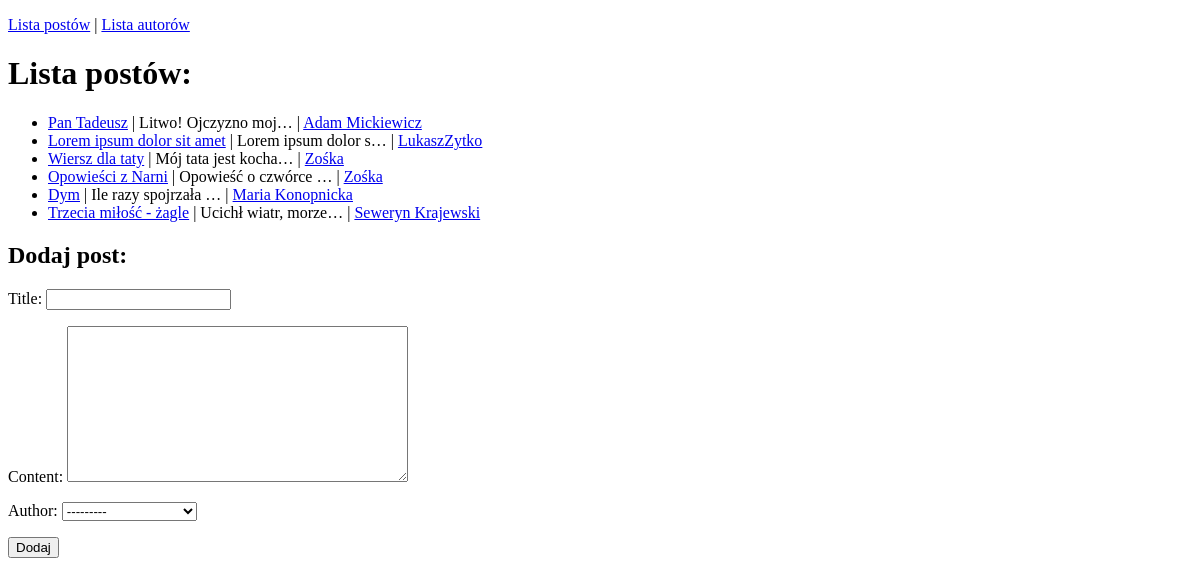
The page /blog/posts-list/ on the database as committed earlier.
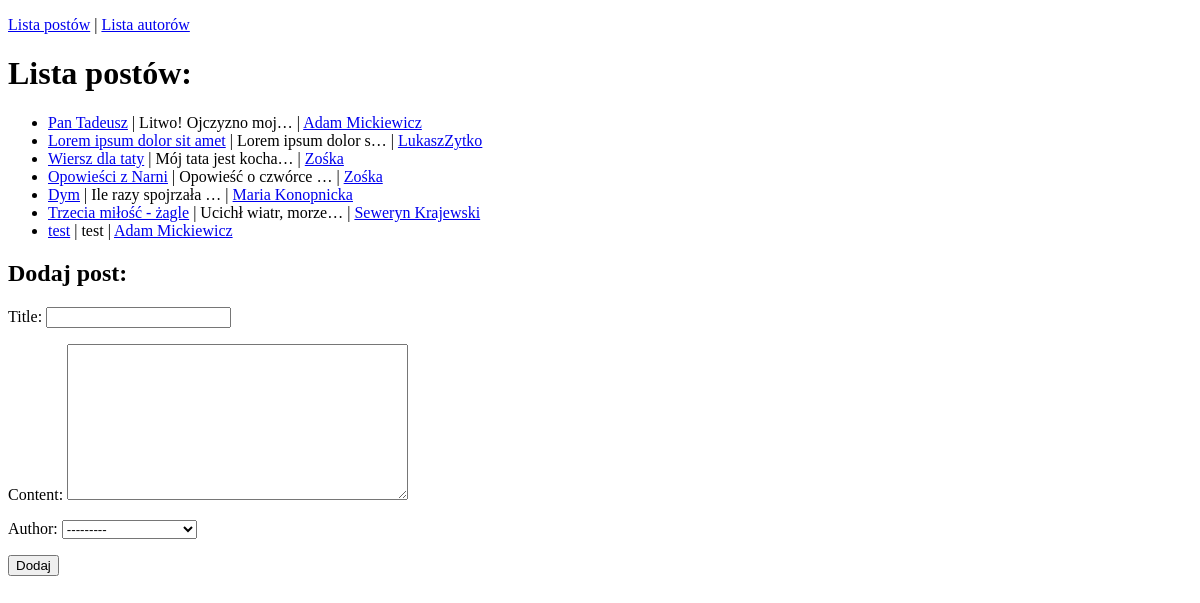
The same page on the database as committed later.
### posts/models.py (models this page shows, shortened)
class Post(models.Model):
    title = models.CharField(
        max_length=65,
        unique=True
    )
    content = models.TextField()
    create = models.DateTimeField(auto_now_add=True)
    modified = models.DateTimeField(
        auto_now=True,
        blank=True,
        null=True
    )
    author = models.ForeignKey(
        "posts.Author",
        on_delete=models.CASCADE,
        blank=True,
        null=True
    )

class Author(models.Model):
    nick = models.CharField(max_length=25, unique=True)
    bio = models.TextField(
        blank=True,
        null=True
    )
    email = models.EmailField()
    def __str__(self):
        return f"{self.nick}"

### posts/views.py (the view, shortened to what this page needs)
# urls.py: path("posts-list/", posts_list, name="posts_list"),
def posts_list(request):
    posts = Post.objects.all()
    post_form = PostForm()
    return render(
        request=request,
        template_name="posts/posts_list.html",
        context={
            "posts": posts,
            "post_form": post_form
        }
    )

### posts/forms.py
class PostForm(forms.ModelForm):
    class Meta:
        model = Post
        fields = "__all__"

### posts/templates/posts/posts_list.html (shortened to what this page needs)
{% extends "posts/main.html" %}
{% block content %}
    <h1>Lista postów:</h1>
    <ul>
        {% for post in posts %}
            <li><a href="{% url 'blog:post_details' post.id %}">{{ post.title }}</a> | {{ post.content|truncatechars:20 }} | <a href="{% url 'blog:author_details' post.author_id %}">{{ post.author }}</a></li>
        {% endfor %}
    </ul>
    <h2>Dodaj post:</h2>
    <form method="post">
        {{ post_form.as_p }}
        <input type="submit" value="Dodaj">
    </form>
{% endblock %}

Rows that differ between the two databases and show on the page:
added Post: title "test", content "test", author "Adam Mickiewicz"
